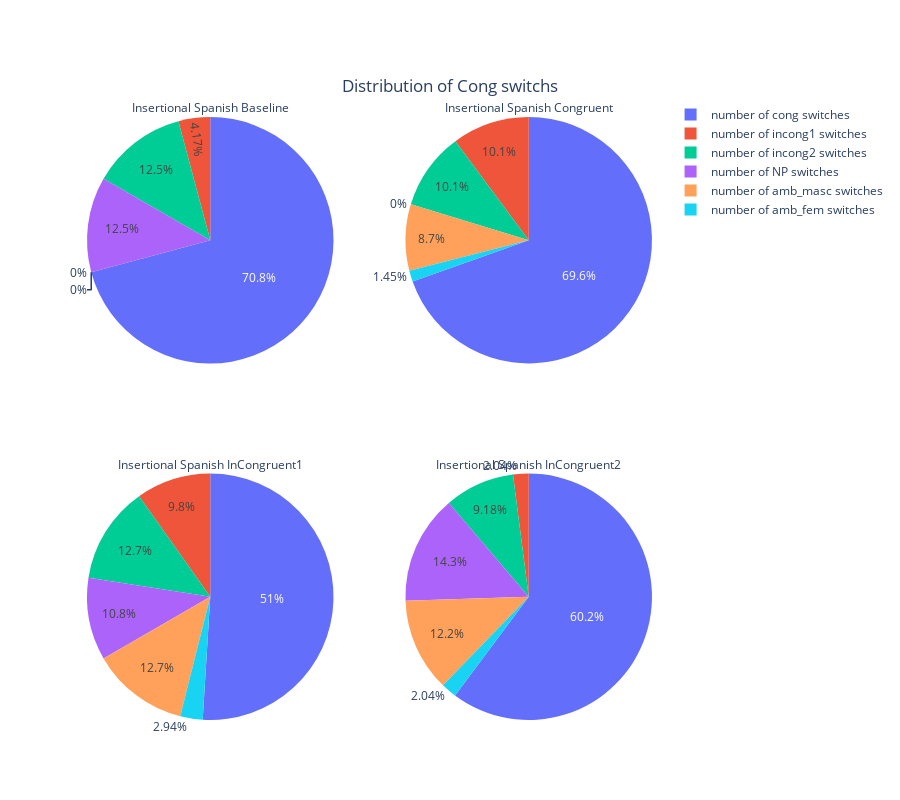
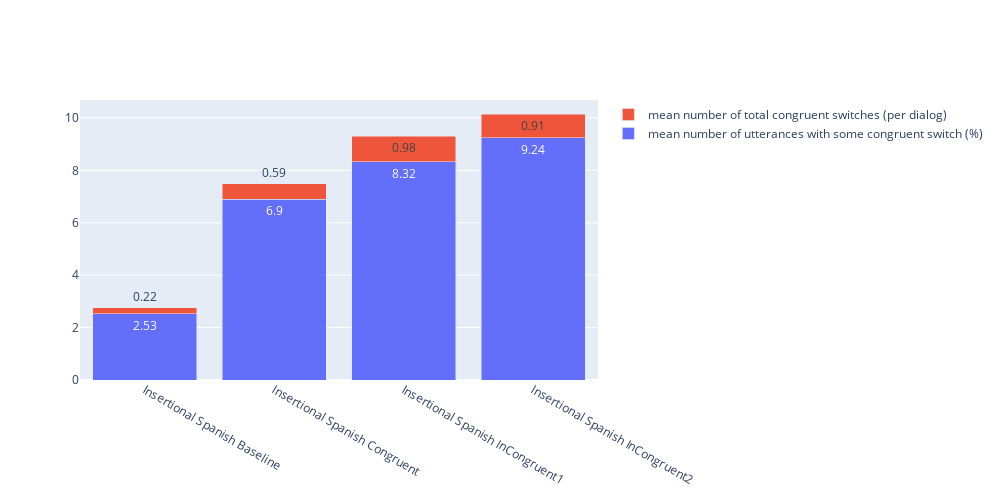

Notebook cell for these charts, in order:
### Markdown cell above
Experiment comparison

### Code cell
import numpy as np
import plotly.graph_objects as go
from plotly.subplots import make_subplots

def format_percentage(num: int) -> str:
    return round(num * 100, 2)

features=['user number of cong switches', 'user number of incong1 switches',
          'user number of incong2 switches', 'user number of NP switches', 'user number of amb_masc switches', 
          'user number of amb_fem switches']
pies=[]

mean_num_uter_w_cong_cs_normal_values = []
mean_num_of_total_cong_switch = []
for exp in experiments:
    exp_df = get_experiment_df([exp])
    exp_df = remove_rename_columns(exp_df)

    #bar plot
    mean_utters = np.mean(exp_df['user number of utterances'])
    mean_num_uter_w_cong_cs = np.mean(exp_df['user number of utterances with some congruent switch'])
    mean_num_uter_w_cong_cs_normal_values.append(format_percentage(mean_num_uter_w_cong_cs / mean_utters))

    mean_num_of_total_cong_switch.append(f"{np.mean(exp_df['user number of total congruent switches']):.2f}")
    # mean_num_of_total_cong_switch.append(np.mean(exp_df['user number of total congruent switches']))

    # distribution of cong types
    means_ = {}
    for f in features:
        means_[f] = np.mean(exp_df[f]) / np.mean(exp_df['user number of total congruent switches'])

    labels = list(means_.keys())
    labels = [l[5:] for l in labels]
    values = list(means_.values())
    pies.append(go.Pie(labels=labels,values=values, sort=False,title=exp))

    

opts = [(1,1), (1,2), (2,1), (2,2)]
fig = make_subplots(
    rows=2, cols=2,
    specs=[[{"type": "domain"}, {"type": "domain"}],
           [{"type": "domain"}, {"type": "domain"}]],
)

for idx, p in enumerate(pies):
    row, col = opts[idx]
    fig.add_trace(p,row=row, col=col)

# fig.update_layout(height=800, width=800)
    fig.update_layout(
    width=900,
    height=800,
    title={
    'text': 'Distribution of Cong switchs',
    'y':0.9,
    'x':0.5,
    'xanchor': 'center',
    'yanchor': 'top'},
)
fig.show()

fig = go.Figure()
fig.add_trace(go.Bar(x=experiments,
                        name='mean number of utterances with some congruent switch (%)',
                        y=mean_num_uter_w_cong_cs_normal_values,
                        text=mean_num_uter_w_cong_cs_normal_values))
fig.add_trace(go.Bar(x=experiments,
                        name='mean number of total congruent switches (per dialog)',
                        y=mean_num_of_total_cong_switch,
                        text=mean_num_of_total_cong_switch))

fig.update_layout(barmode='stack',width=1000,height=500)


fig.show()

### Figure 1 — Plotly figure (JSON) as saved in the notebook; plotly's stock layout.template omitted (floating-point values rounded to 4 significant figures)
{"data": [{"domain": {"x": [0, 0.45], "y": [0.575, 1]}, "labels": ["number of cong switches", "number of incong1 switches", "number of incong2 switches", "number of NP switches", "number of amb_masc switches", "number of amb_fem switches"], "sort": false, "title": {"text": "Insertional Spanish Baseline"}, "type": "pie", "values": [0.7083, 0.04167, 0.125, 0.125, 0, 0]}, {"domain": {"x": [0.55, 1], "y": [0.575, 1]}, "labels": ["number of cong switches", "number of incong1 switches", "number of incong2 switches", "number of NP switches", "number of amb_masc switches", "number of amb_fem switches"], "sort": false, "title": {"text": "Insertional Spanish Congruent"}, "type": "pie", "values": [0.6957, 0.1014, 0.1014, 0, 0.08696, 0.01449]}, {"domain": {"x": [0, 0.45], "y": [0, 0.425]}, "labels": ["number of cong switches", "number of incong1 switches", "number of incong2 switches", "number of NP switches", "number of amb_masc switches", "number of amb_fem switches"], "sort": false, "title": {"text": "Insertional Spanish InCongruent1"}, "type": "pie", "values": [0.5098, 0.09804, 0.1275, 0.1078, 0.1275, 0.02941]}, {"domain": {"x": [0.55, 1], "y": [0, 0.425]}, "labels": ["number of cong switches", "number of incong1 switches", "number of incong2 switches", "number of NP switches", "number of amb_masc switches", "number of amb_fem switches"], "sort": false, "title": {"text": "Insertional Spanish InCongruent2"}, "type": "pie", "values": [0.602, 0.02041, 0.09184, 0.1429, 0.1224, 0.02041]}], "layout": {"height": 800, "title": {"text": "Distribution of Cong switchs", "x": 0.5, "xanchor": "center", "y": 0.9, "yanchor": "top"}, "width": 900}}

### Figure 2 — Plotly figure (JSON) as saved in the notebook; plotly's stock layout.template omitted (floating-point values rounded to 4 significant figures)
{"data": [{"name": "mean number of utterances with some congruent switch (%)", "text": ["2.53", "6.9", "8.32", "9.24"], "type": "bar", "x": ["Insertional Spanish Baseline", "Insertional Spanish Congruent", "Insertional Spanish InCongruent1", "Insertional Spanish InCongruent2"], "y": [2.53, 6.9, 8.32, 9.24]}, {"name": "mean number of total congruent switches (per dialog)", "text": ["0.22", "0.59", "0.98", "0.91"], "type": "bar", "x": ["Insertional Spanish Baseline", "Insertional Spanish Congruent", "Insertional Spanish InCongruent1", "Insertional Spanish InCongruent2"], "y": ["0.22", "0.59", "0.98", "0.91"]}], "layout": {"barmode": "stack", "height": 500, "width": 1000, "xaxis": {"autorange": true, "range": [-0.5, 3.5], "type": "category"}, "yaxis": {"autorange": true, "range": [0, 10.68], "type": "linear"}}}
